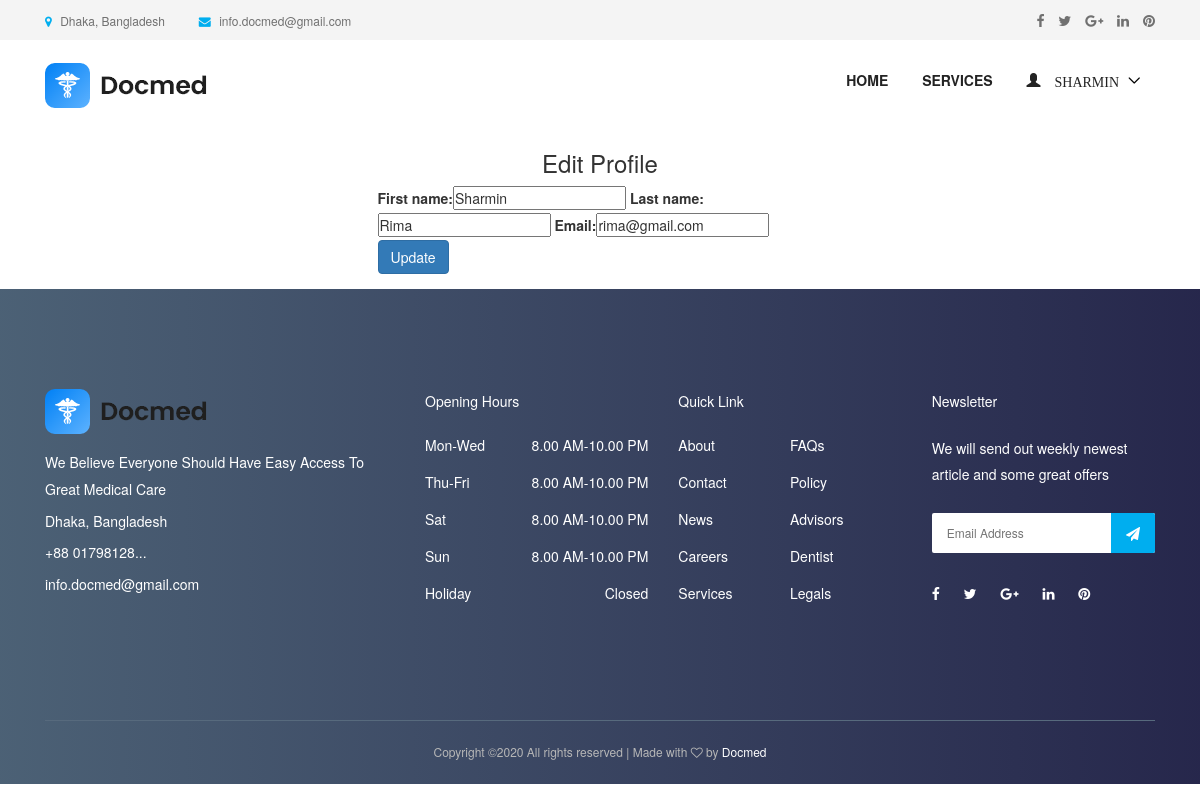
The app's page /doctor/profile/update/ (signed in) with its own data.
### accounts/models.py (models this page shows, shortened)
class User(AbstractUser):
    username = None
    role = models.CharField(max_length=12, error_messages={
        'required': "Role must be provided"
    })
    gender = models.CharField(max_length=10, blank=True, null=True, default="")
    email = models.EmailField(unique=True, blank=False,
                              error_messages={
                                  'unique': "A user with that email already exists.",
                              })
    phone_number = models.CharField(unique=True, blank=True, null=True, max_length=20,
                                    error_messages={
                                        'unique': "A user with that phone number already exists."
                                    })
    USERNAME_FIELD = "email"
    REQUIRED_FIELDS = []
    objects = UserManager()

### appointment/views.py (the view)
# urls.py: path('doctor/profile/update/', EditDoctorProfileView.as_view(), name='doctor-profile-update'),
class EditDoctorProfileView(UpdateView):
    model = User
    form_class = DoctorProfileUpdateForm
    context_object_name = 'doctor'
    template_name = 'accounts/doctor/edit-profile.html'
    success_url = reverse_lazy('accounts:doctor-profile-update')
    @method_decorator(login_required(login_url=reverse_lazy('accounts:login')))
    @method_decorator(user_is_doctor)
    def dispatch(self, request, *args, **kwargs):
        return super().dispatch(self.request, *args, **kwargs)
    def get(self, request, *args, **kwargs):
        try:
            self.object = self.get_object()
        except Http404:
            raise Http404("User doesn't exists")
        return self.render_to_response(self.get_context_data())
    def get_object(self, queryset=None):
        obj = self.request.user
        print(obj)
        if obj is None:
            raise Http404("Patient doesn't exists")
        return obj

### accounts/forms.py
class DoctorProfileUpdateForm(forms.ModelForm):
    def __init__(self, *args, **kwargs):
        super(DoctorProfileUpdateForm, self).__init__(*args, **kwargs)
        self.fields['first_name'].widget.attrs.update(
            {
                'placeholder': 'Enter First Name',
            }
        )
        self.fields['last_name'].widget.attrs.update(
            {
                'placeholder': 'Enter Last Name',
            }
        )
        self.fields['email'].widget.attrs.update(
            {
                'placeholder': 'Email',
            }
        )
    class Meta:
        model = User
        fields = ["first_name", "last_name", "email"]

### templates/accounts/doctor/edit-profile.html (shortened to what this page needs)
{% extends 'base.html' %}
{% load bootstrap %}
{% block content %}
<div class="container">
<div class="row justify-content-center">
                <div class="col-lg-5 mb-5 mb-lg-0">
                    <center> <h3>Edit Profile </h3></center>
                    <form action="" method="POST">{% csrf_token %}
                           {{ form|bootstrap }}
                        <div class="row form-group">
                            <div class="col-md-12">
                                <input type="submit" value="Update" class="btn btn-primary btn-md text-white">
                            </div>
                        </div>
                    </form>
                </div>
            </div>
        </div>
{% endblock %}

### templates/nav.html (shortened to what this page needs)
{% load static %}
<header class="header-area">
    <div class="top-header-area">
        <div class="container h-100">
            <div class="row h-100 align-items-center">
                <div class="col-6 col-md-9 col-lg-8">
                    <div class="top-header-content">
                        <a href="#" data-toggle="tooltip" data-placement="bottom" title="Dhaka, Bangladesh"><i
                                class="fa fa-map-marker"></i> <span>Dhaka, Bangladesh</span></a>
                        <a href="#" data-toggle="tooltip" data-placement="bottom" title="info.docmed@gmail.com"><i
                                class="fa fa-envelope"></i> <span>info.docmed@gmail.com</span></a>
                    </div>
                </div>
                <div class="col-6 col-md-3 col-lg-4">
                    <div class="top-header-social-info text-right">
                        <a href="#" data-toggle="tooltip" data-placement="bottom" title="Facebook"><i
                                class="fa fa-facebook"></i></a>
                        <a href="#" data-toggle="tooltip" data-placement="bottom" title="Twitter"><i
                                class="fa fa-twitter"></i></a>
                        <a href="#" data-toggle="tooltip" data-placement="bottom" title="Google Plus"><i
                                class="fa fa-google-plus"></i></a>
                        <a href="#" data-toggle="tooltip" data-placement="bottom" title="Linkedin"><i
                                class="fa fa-linkedin"></i></a>
                        <a href="#" data-toggle="tooltip" data-placement="bottom" title="Pinterest"><i
                                class="fa fa-pinterest"></i></a>
                    </div>
                </div>
            </div>
        </div>
    </div>
    <div class="main-header-area">
        <div class="classy-nav-container breakpoint-off">
            <div class="container">
                <nav class="classy-navbar justify-content-between" id="dentoNav">
                    <a class="nav-brand" href="{% url 'appointment:home' %}"><img src="{% static 'img/logo1.png' %}" alt="">
                    </a>
                    <div class="classy-menu">
                        <div class="classynav">
                            <ul id="nav">
                                <li><a href="{% url 'appointment:home' %}">Home</a></li>
                                <li><a href="{% url 'appointment:service' %}">Services</a></li>
                                {% if request.user.is_authenticated and request.user.role == 'doctor' %}
                                    <li>
                                        <a href="">
                                            <span class="glyphicon glyphicon-user">
                                                    {{ request.user.first_name }}
                                            </span>
                                        </a>
                                    </li>
                                {% endif %}
                            </ul>
                        </div>
                    </div>
                </nav>
            </div>
        </div>
    </div>
</header>

### static/style.css (style rules this page uses)
* { margin: 0; padding: 0; }
body { font-family: "Montserrat", sans-serif; font-weight: 400; font-size: 14px; }
h1, h2, h3, h4, h5, h6 { font-family: "Montserrat", sans-serif; color: #333333; line-height: 1.4; font-weight: 600; }
a, a:active, a:focus, a:hover { color: #333333; text-decoration: none; -webkit-transition-duration: 500ms; -o-transition-duration: 500ms; transition-duration: 500ms; outline: none; }
li { list-style: none; }
img { max-width: 100%; height: auto; }
ul { margin: 0; padding: 0; }
ul li { margin: 0; padding: 0; }
.header-area { position: relative; z-index: 599; width: 100%; -webkit-transition-duration: 500ms; -o-transition-duration: 500ms; transition-duration: 500ms; }
.top-header-area { position: relative; z-index: 1; height: 40px; background-color: #f4f4f4; }
.top-header-area .top-header-content a { display: inline-block; font-size: 12px; color: #707070; }
.top-header-area .top-header-content a i { color: #00aeef; margin-right: 5px; }
.top-header-area .top-header-content a:last-child { margin-left: 30px; }
.top-header-area .top-header-social-info a { color: #707070; display: inline-block; font-size: 14px; margin-left: 10px; }
.classy-nav-container { background-color: transparent; }
.classy-nav-container .classy-navbar { height: 90px; padding: 0; }
.classy-nav-container .classy-navbar .classynav ul li a { padding: 0 15px; font-weight: 600; font-size: 14px; text-transform: uppercase; }

### static/css/default-assets/classy-nav.css (style rules this page uses)
body { font-family: "Roboto", sans-serif; }
ul { margin: 0; }
ul li { list-style: none; }
img { height: auto; max-width: 100%; }
.classy-nav-container { position: relative; z-index: 100; background-color: #ffffff; }
.classy-nav-container * { box-sizing: border-box; }
.classy-nav-container a { -webkit-transition-duration: 500ms; transition-duration: 500ms; text-decoration: none; outline: none; font-size: 14px; font-weight: 400; color: #232323; display: inline-block; }
.justify-content-between { -webkit-box-pack: justify; -ms-flex-pack: justify; justify-content: space-between; }
.justify-content-center { -webkit-box-pack: center; -ms-flex-pack: center; justify-content: center; }
.classy-navbar { width: 100%; height: 70px; padding: 0.5em 2em; display: -webkit-box; display: -ms-flexbox; display: flex; -webkit-box-align: center; -ms-flex-align: center; -ms-grid-row-align: center; align-items: center; }
.classy-navbar .nav-brand { font-size: 26px; font-weight: 500; color: #565656; display: inline-block; margin-right: 30px; }
.classynav ul li { display: inline-block; clear: both; position: inherit; z-index: 10; }
.classynav ul li.cn-dropdown-item { position: relative; z-index: 10; }
.classynav ul li a { padding: 0 12px; display: block; height: 35px; font-size: 14px; line-height: 34px; }
.classynav ul li.megamenu-item>a:after, .classynav ul li.has-down>a:after { font-family: 'classyfonts'; content: "\e900"; font-size: 12px; color: #000000; padding-left: 5px; -webkit-transition-duration: 500ms; transition-duration: 500ms; }
.breakpoint-off .classynav { display: -webkit-box; display: -ms-flexbox; display: flex; -webkit-box-align: center; -ms-flex-align: center; -ms-grid-row-align: center; align-items: center; }

### records on screen
User: user.first_name "SHARMIN", first_name "Sharmin", last_name "Rima", email "rima@gmail.com"
